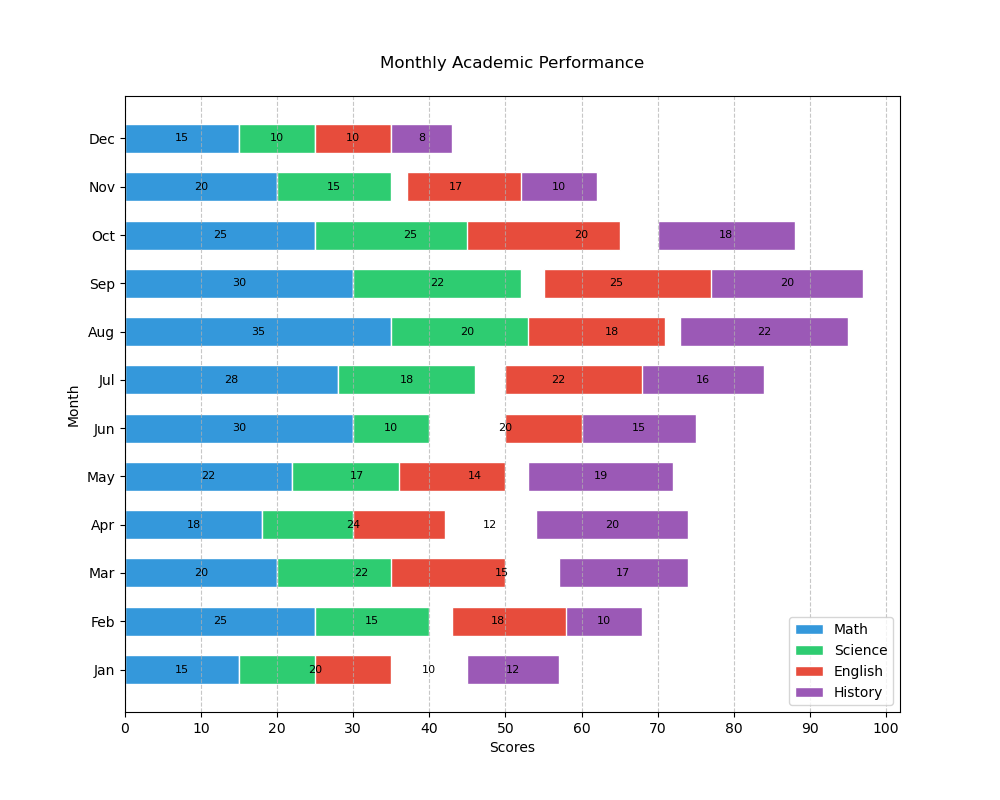

Here is the Python script that generated this plot:

import matplotlib.pyplot as plt
import numpy as np

months = ['Jan', 'Feb', 'Mar', 'Apr', 'May', 'Jun', 'Jul', 'Aug', 'Sep', 'Oct', 'Nov', 'Dec']
math = [15, 25, 20, 18, 22, 30, 28, 35, 30, 25, 20, 15]
science = [20, 15, 22, 24, 17, 10, 18, 20, 22, 25, 15, 10]
english = [10, 18, 15, 12, 14, 20, 22, 18, 25, 20, 17, 10]
history = [12, 10, 17, 20, 19, 15, 16, 22, 20, 18, 10, 8]

bars_science = np.add(math, english).tolist()
bars_history = np.add(bars_science, science).tolist()

colors = ['#3498db', '#2ecc71', '#e74c3c', '#9b59b6']

fig, ax = plt.subplots(figsize=(10, 8))

ax.barh(months, math, color=colors[0], edgecolor='white', height=0.6, label='Math')
ax.barh(months, science, left=math, color=colors[1], edgecolor='white', height=0.6, label='Science')
ax.barh(months, english, left=bars_science, color=colors[2], edgecolor='white', height=0.6, label='English')
ax.barh(months, history, left=bars_history, color=colors[3], edgecolor='white', height=0.6, label='History')

for i, (math_val, sci_val, eng_val, hist_val) in enumerate(zip(math, science, english, history)):
    ax.text(math_val / 2, i, str(math_val), va='center', ha='center', color='black', fontsize=8)
    ax.text(math_val + sci_val / 2, i, str(sci_val), va='center', ha='center', color='black', fontsize=8)
    ax.text(math_val + sci_val + eng_val / 2, i, str(eng_val), va='center', ha='center', color='black', fontsize=8)
    ax.text(math_val + sci_val + eng_val + hist_val / 2, i, str(hist_val), va='center', ha='center', color='black', fontsize=8)

plt.title('Monthly Academic Performance', pad=20)
plt.xlabel('Scores')
plt.ylabel('Month')
plt.xticks(np.arange(0, 101, 10))
plt.legend(loc='lower right')
plt.grid(axis='x', linestyle='--', alpha=0.7)

plt.show()
